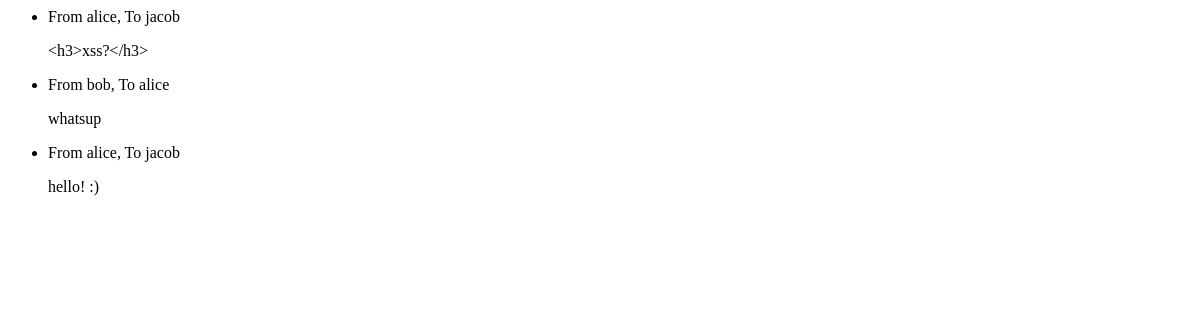
The page /messages/2/ (signed in) on the database as committed earlier.
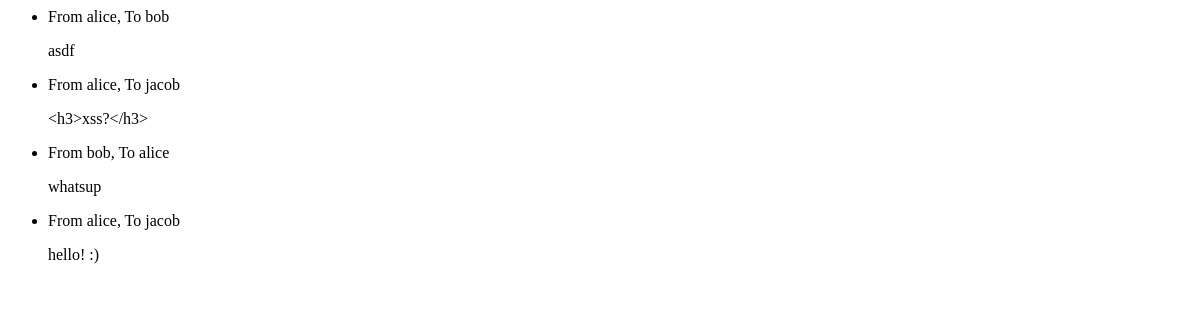
The same page on the database as committed later.
### pages/models.py (models this page shows)
class Message(models.Model):
    source = models.ForeignKey(User, on_delete=models.CASCADE, related_name="source")
    target = models.ForeignKey(User, on_delete=models.CASCADE, related_name="target")
    content = models.TextField()
    time = models.DateTimeField(auto_now_add=True)

### pages/views.py (the view)
# urls.py: path("messages/<int:userid>/", messages, name="messages"),
@login_required
def messages(request, userid):
    user = User.objects.get(pk=userid)
    messages = get_messages(user, False)
    return render(request, "pages/messages.html", {"messages": messages})

### pages/views.py (called while the page is built)
def get_messages(user, limitToThree: bool):
    messages = sorted(
        Message.objects.filter(Q(source=user) | Q(target=user)),
        key=lambda m: m.time,
        reverse=True,
    )
    if limitToThree:
        return messages[0:3]
    return messages

### pages/templates/pages/messages.html
<ul>
  {% for message in messages %}
  <li>
      <p>From {{message.source.username}}, To {{message.target.username}}</p>
      <p>{{message.content}}</p>
  </li>
  {% endfor %}
</ul>

Rows that differ between the two databases and show on the page:
added Message: source.username "alice", target.username "bob", content "asdf"
